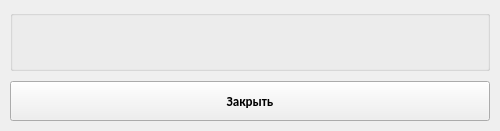
<?xml version="1.0" encoding="UTF-8"?>
<ui version="4.0">
 <class>alert_window</class>
 <widget class="QWidget" name="alert_window">
  <property name="geometry">
   <rect>
    <x>0</x>
    <y>0</y>
    <width>500</width>
    <height>131</height>
   </rect>
  </property>
  <property name="sizePolicy">
   <sizepolicy hsizetype="Preferred" vsizetype="Preferred">
    <horstretch>0</horstretch>
    <verstretch>0</verstretch>
   </sizepolicy>
  </property>
  <property name="maximumSize">
   <size>
    <width>16777215</width>
    <height>16777215</height>
   </size>
  </property>
  <property name="font">
   <font>
    <family>Calibri</family>
    <pointsize>10</pointsize>
   </font>
  </property>
  <property name="windowTitle">
   <string>Оповещение</string>
  </property>
  <layout class="QVBoxLayout" name="verticalLayout_3">
   <property name="spacing">
    <number>10</number>
   </property>
   <property name="leftMargin">
    <number>10</number>
   </property>
   <property name="topMargin">
    <number>10</number>
   </property>
   <property name="rightMargin">
    <number>10</number>
   </property>
   <property name="bottomMargin">
    <number>10</number>
   </property>
   <item>
    <layout class="QVBoxLayout" name="verticalLayout_5">
     <property name="spacing">
      <number>10</number>
     </property>
     <item>
      <widget class="QGroupBox" name="groupBox">
       <property name="sizePolicy">
        <sizepolicy hsizetype="Preferred" vsizetype="Preferred">
         <horstretch>0</horstretch>
         <verstretch>0</verstretch>
        </sizepolicy>
       </property>
       <property name="minimumSize">
        <size>
         <width>300</width>
         <height>0</height>
        </size>
       </property>
       <property name="maximumSize">
        <size>
         <width>16777215</width>
         <height>16777215</height>
        </size>
       </property>
       <property name="title">
        <string/>
       </property>
       <layout class="QVBoxLayout" name="verticalLayout">
        <property name="spacing">
         <number>10</number>
        </property>
        <property name="leftMargin">
         <number>10</number>
        </property>
        <property name="topMargin">
         <number>10</number>
        </property>
        <property name="rightMargin">
         <number>10</number>
        </property>
        <property name="bottomMargin">
         <number>10</number>
        </property>
        <item>
         <widget class="QLabel" name="label_message">
          <property name="text">
           <string/>
          </property>
          <property name="alignment">
           <set>Qt::AlignCenter</set>
          </property>
         </widget>
        </item>
       </layout>
      </widget>
     </item>
    </layout>
   </item>
   <item>
    <widget class="QPushButton" name="button_exit">
     <property name="minimumSize">
      <size>
       <width>100</width>
       <height>40</height>
      </size>
     </property>
     <property name="font">
      <font>
       <weight>75</weight>
       <bold>true</bold>
      </font>
     </property>
     <property name="cursor">
      <cursorShape>PointingHandCursor</cursorShape>
     </property>
     <property name="text">
      <string>Закрыть</string>
     </property>
     <property name="iconSize">
      <size>
       <width>24</width>
       <height>24</height>
      </size>
     </property>
    </widget>
   </item>
  </layout>
 </widget>
 <resources/>
 <connections/>
</ui>
